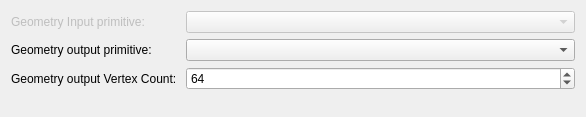
<?xml version="1.0" encoding="UTF-8"?>
<ui version="4.0">
 <class>PrimitivesDialog</class>
 <widget class="QDialog" name="PrimitivesDialog">
  <property name="geometry">
   <rect>
    <x>0</x>
    <y>0</y>
    <width>586</width>
    <height>117</height>
   </rect>
  </property>
  <property name="windowTitle">
   <string>Choose the default primitive</string>
  </property>
  <layout class="QFormLayout" name="formLayout">
   <property name="fieldGrowthPolicy">
    <enum>QFormLayout::AllNonFixedFieldsGrow</enum>
   </property>
   <item row="1" column="0">
    <widget class="QLabel" name="label_2">
     <property name="enabled">
      <bool>false</bool>
     </property>
     <property name="text">
      <string>Geometry Input primitive:</string>
     </property>
    </widget>
   </item>
   <item row="1" column="1">
    <widget class="QComboBox" name="comboBoxInput">
     <property name="enabled">
      <bool>false</bool>
     </property>
    </widget>
   </item>
   <item row="2" column="0">
    <widget class="QLabel" name="label">
     <property name="text">
      <string>Geometry output primitive:</string>
     </property>
    </widget>
   </item>
   <item row="2" column="1">
    <widget class="QComboBox" name="comboBoxOutput"/>
   </item>
   <item row="3" column="0">
    <widget class="QLabel" name="label_3">
     <property name="text">
      <string>Geometry output Vertex Count: </string>
     </property>
    </widget>
   </item>
   <item row="3" column="1">
    <widget class="QSpinBox" name="vertexCount">
     <property name="value">
      <number>64</number>
     </property>
    </widget>
   </item>
  </layout>
 </widget>
 <resources/>
 <connections/>
</ui>
